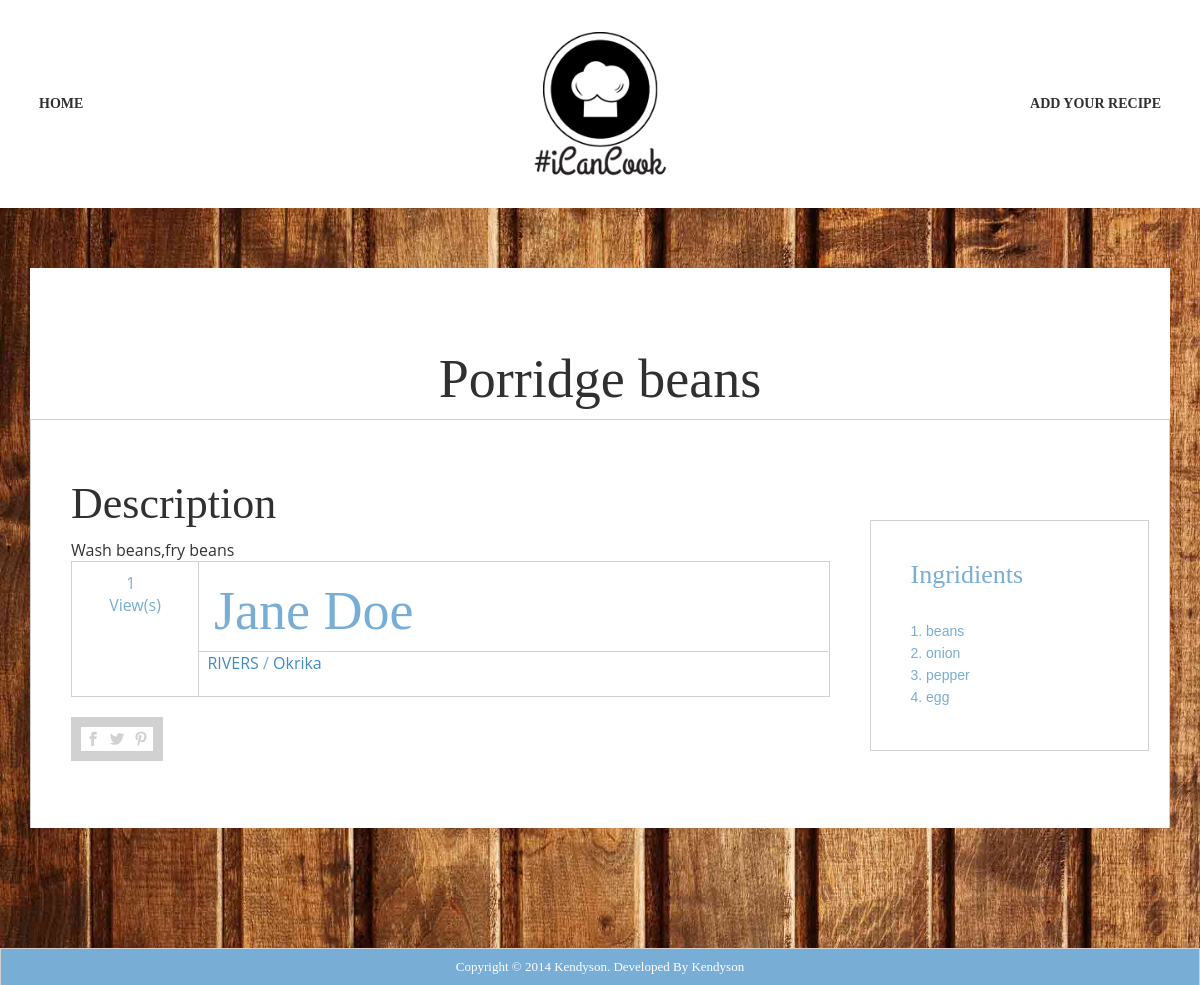
The app's page /dish/ds100007 with its own data.
### tables this page shows
CREATE TABLE `dishes` (
`dish_id` int(11) NOT NULL,
  `name` varchar(255) DEFAULT NULL,
  `id` varchar(2555) DEFAULT NULL,
  `state` varchar(255) DEFAULT NULL,
  `lga` varchar(255) DEFAULT NULL,
  `ingredients` longtext,
  `procedures` longtext,
  `email` varchar(255) DEFAULT NULL,
  `gender` varchar(20) NOT NULL,
  `fullname` varchar(2555) NOT NULL,
  `added` timestamp NOT NULL DEFAULT CURRENT_TIMESTAMP,
  `deleted` int(1) NOT NULL
);

### application/controllers/Dish.php (called while the page is built, shortened)
<?php
class Dish extends CI_Controller {
	public function index(){
		$this->load->view('user/inc/header_view');
		$id = $this->uri->segment(2);
		if ($id == null) {
			$data['dishes'] = $this->statsclass->dishes();
			$this->load->view('user/home_view',$data);
		}else{
			$params = ['id' => $id];
            $this->load->library('obj/Dishobj',$params ,'DSH');
            $data['dish'] = new $this->DSH($params);
            if ($data['dish']->dish_id == "") {
            	$this->load->view('user/404_view');
			}else{
				$data['views'] = $this->counter->log($id);
				$this->load->view('user/dish_view',$data);
			}
		}
		$this->load->view('user/inc/footer_view');
	}
}

### index.php (called while the page is built, shortened)
<?php
require_once BASEPATH.'core/CodeIgniter.php';

### application/models/Forms_model.php (called while the page is built, shortened)
<?php
class Forms_model extends CI_Model {
	public function exist_array($table,$data){
		$this->db->where('deleted', 0);
		$q = $this->db->get_where($table,$data);
		return $q->num_rows();
	}
	public function insert_array($table,$data){
		$this->db->insert($table, $data);
		return $this->db->insert_id();
	}
	public function get_details($table,$param,$value){
		$query = $this->db->get_where($table,[$param => $value]);
		return @$query->result_array();
	}
	public function no_rows($table,$where){
		$q = $this->db->get_where($table,$where);
		return $q->num_rows();
	}
}

### application/libraries/obj/Dishobj.php (called while the page is built, shortened)
<?php
class Dishobj {
	function __construct($params){
        $CI = &get_instance();
		if (isset($params['md5_id'])) {
		}elseif(isset($params['dish_id'])){
            $details = $CI->forms_model->get_details('dishes','dish_id',$params['dish_id']);
        }else{
			$details = $CI->forms_model->get_details('dishes','id',$params['id']);
        }
        if(!empty($details)){
            $this->ingris = explode(',', $this->ingredients);
        }
  	}
}

### application/libraries/Counter.php (called while the page is built, shortened)
<?php
class Counter {
	public function log($id){
		$CI = &get_instance();
		$where = [ 'procedure_id' => $id ];
		$views = $CI->forms_model->no_rows('views',$where);
		return $views;
	}
}

### application/views/user/dish_view.php (the view, shortened to what this page needs)
<section class="wood-background recipe-content">
    <div class="container ">
        <div class="background-white margin-top-60 margin-bottom-120">
            <header>
                <figure>
                    <br>
                    <figcaption>
                        <h2 class="entry-title aligncenter margin-top-60"><?= $dish->name;?></h2>
                    </figcaption>
                </figure>
            </header>
            <div class="row no-margin padding-right">
                <div class="col-md-9 no-padding">
                    <div class="entry-content padding padding-double">
                        <h3 class="entry-title">Description</h3>
                        <?= $dish->procedures;?>
                        <header style="color:#78add6;">
                            <div class="header-meta row no-margin">
                                <div class="col-md-2 col-sm-2 col-xs-2">
                                    <span class="date center-me pre-line aligncenter margin-half-top ">
                                        <?= $views ;?> &nbsp;
                                    </span>
                                </div>
                                <div class="col-md-10 col-sm-10 col-xs-10 left-date">
                                    <h2 class="entry-title" style="color:#78add6;"><?= $dish->fullname;?></h2>
                                    <ul class="clean-list post-meta-list border-top row">
                                        <li class="no-padding">
                                            <a href="#" class="meta-link comments"> &nbsp; <?= $dish->state;?></a> /
                                            <a class="text-red hover-text-dark-red author" href="#"><?= $dish->lga;?></a>
                                        </li>
                                    </ul>
                                </div>
                            </div>
                        </header>
                        <div class="clean-list share-links padding-top share-socials border-top clearfix">
                            <ul class="clean-list socials inline">
                                <li>
                                    <a href="#">
                                        <span class="st_facebook_large">
                                        </span>
                                    </a>
                                </li>
                                <li>
                                    <a href="#">
                                        <span class="st_twitter_large">
                                        </span>
                                    </a>
                                </li>
                                <li>
                                    <a href="#">
                                        <span class="st_pinterest_large">
                                        </span>
                                    </a>
                                </li>
                            </ul>
                        </div>
                    </div>
                </div>
                <div class="col-md-3 no-padding">
                    <div class="aside background-white">
                        <div class="recipe-block border padding margin-top-100" >
                            <h3 class="entry-title margin-left padding-bottom" >Ingridients</h3>
                            <ol class="clean-list recipe-list margin-left" >
                                <?php if (!empty($dish->ingris) ) {
                                       foreach($dish->ingris as $i => $ingridient){
                                ?>
                                   <li><?= $ingridient; ?></li>
                             <?php }} ?>
                            </ol>
                        </div>
                    </div>
                </div>
            </div>
        </div>
    </div>
</section>

### assets/css/screen.css (style rules this page uses)
body { font-family: 'Open Sans', sans-serif; font-size: 16px; line-height: 1.375em; }
.aligncenter { text-align: center; }
.center-me { display: table; margin-left: auto; margin-right: auto; }
.clean-list { list-style: none outside none; margin-top: 0; padding: 0; }
.no-padding { padding: 0 !important; }
.no-margin { margin: 0 !important; }
.margin-top-60 { margin-top: 60px; }
.margin-top-100 { margin-top: 100px; }
.margin-left { margin-left: 20px }
.margin-top-10, .margin-half-top { margin-top: 10px; }
.margin-bottom-120 { margin-bottom: 120px; }
.padding-top { padding-top: 20px; }
.padding { padding: 20px; }
.padding-double { padding: 40px; }
.padding-right { padding-right: 20px; }
.padding-bottom { padding-bottom: 20px; }
.border-top { border-top: 1px solid #d1d1d1; }
.border { border: 1px solid #d1d1d1; }
.inline { display: inline-block; *display: inline; *zoom: 1; }
.pre-line { white-space: pre-line; }
.background-white { background-color: #fff; }
.page-content h1, .page-content h2, .page-content h3, .page-content h4, .page-content h5, .page-content h6 { font-family: "Grand Hotel"; }
dl, ol, ul { margin-bottom: 22px; }
a, a:hover, a:focus { text-decoration: none; outline: none; }
.section-dishes, .wood-background { background: url("../images/wood-background.jpg") repeat scroll 0 0 transparent; background-size: 100% auto; }
.recipe-content header .entry-title { font-size: 54px; color: #303030; }
.recipe-content .entry-content > .entry-title { font-size: 44px; color: #303030; }
.recipe-block ol li, .recipe-block .entry-title { color: #78add6; }
.recipe-block .entry-title { font-size: 26px; }
.recipe-block ol { list-style-type: decimal; list-style-position: inside; }
.recipe-block ol li { font-family: Arial; font-size: 14px; }
.share-links > ul { border: 10px solid #d1d1d1; }
.share-links li { float: left; }
.share-links li a span { display: block; width: 24px; height: 24px; background: url("../images/socials/share-sprite.png") no-repeat 0 0 transparent; }
.share-links .st_facebook_large { background-position: 0 -73px; }
.share-links .st_pinterest_large { background-position: 0 -219px; }
.share-links .st_twitter_large { background-position: 0 -292px; }

### application/views/user/dish_view.php (style rules this page uses)
.no-margin { border-top: 1px solid transparent; border-left: 1px solid transparent; border-right: 1px solid transparent; border-color:#d1d1d1; }
.left-date { border-left: 1px solid transparent; border-left-color:#d1d1d1; }

### records on screen
dishes: name "Porridge beans", procedures "Wash beans,fry beans", fullname "Jane Doe", state "RIVERS", lga "Okrika"

### other values on screen
$views "1"
$ingridient "beans"
$ingridient "onion"
$ingridient "pepper"
$ingridient "egg"
